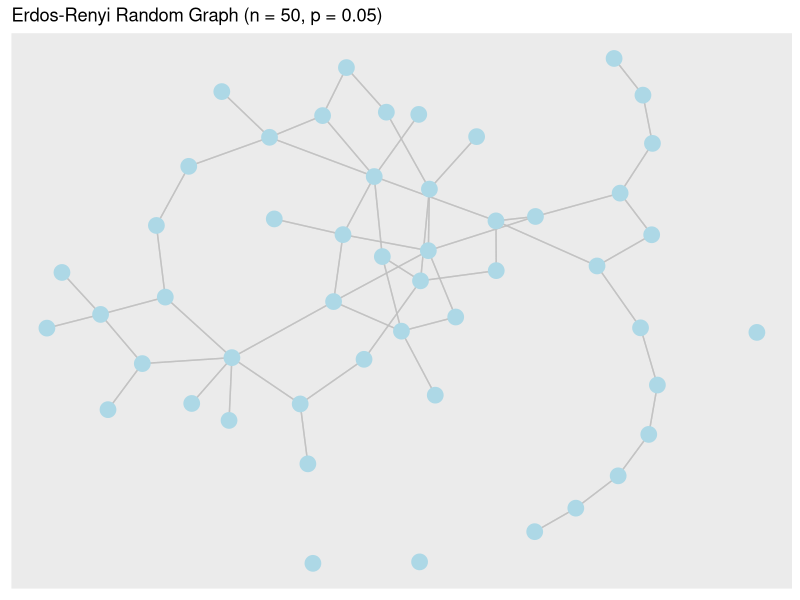
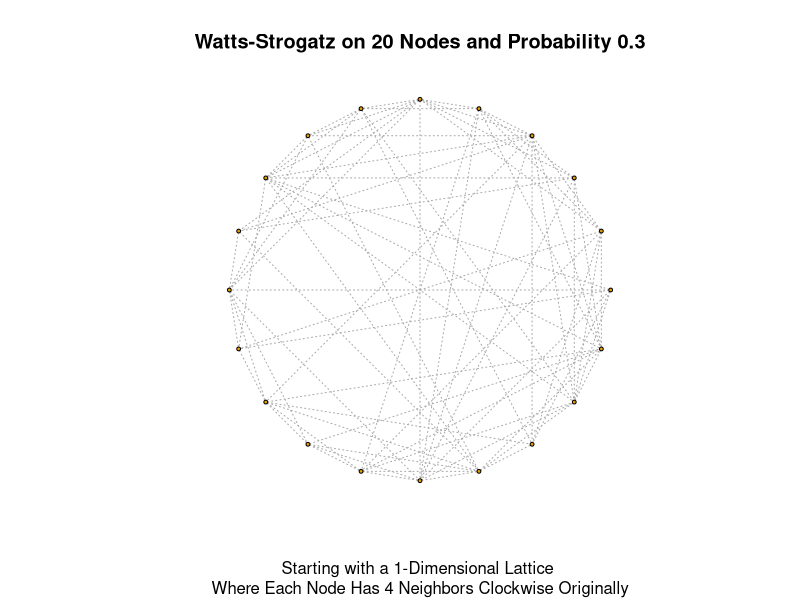

The R source for these figures, in order:
# load required packages
library(ggraph)
library(igraph)
library(tidygraph)
library(dplyr)
library(patchwork)
library(glue)


# •	Simulate networks using two different models: 
# 1.	Erdös-Renyi graph G(n,p)

n = 50   # number of nodes
c = 2.5     # average degree
p = c/n   #connection probability

adj = matrix(0, n, n)     # create adjacency matrix

for(.i in 2:n){
  for(.j in 1:(.i-1)){    
    adj[.i, .j] = rbinom(1,1, p) 
    
  }
}

adj_mat <- adj + t(adj) # calculate the transpose

(ErdosRenyi_graph = graph_from_adjacency_matrix(adj_mat))

set.seed(1) # set seed for reproducing
# create plot of network
ER_plot <- ggraph(ErdosRenyi_graph, layout = "fr") +
  geom_edge_link(color = "grey", alpha = 0.7) + 
  geom_node_point(colour = "lightblue", size = 5, 
                  show.legend = FALSE) +
  labs(title = paste0("Erdos-Renyi Random Graph ",   
                      "(n = ", n, 
                      ", p = ", p, ")"))

ER_plot

# 2.	Watts-Strogatz graph (small world)
set.seed(2) #set seed for reproducing

n <- 20 # order of the graph
dim <- 1 # dimension of original grid
nei <- 4 # number of neighbors in original grid
p <- 0.3 # probability

# creating an example of model
(WS_graph <- sample_smallworld(dim, n, nei, p))

#create plot of netword
WS_plot <- plot(WS_graph, 
     layout = layout_in_circle, 
     vertex.size = 2, 
     vertex.label = NA, 
     edge.lty = 3,
     main = glue('Watts-Strogatz on ', n, ' Nodes and Probability ', p),
     sub = glue('Starting with a ', dim , 
                '-Dimensional Lattice \n Where Each Node Has ', nei, 
                ' Neighbors Clockwise Originally'))

# •	Use the network statistics to compare the two models, and answer the following questions:
# 1.	What is the effect of choosing different parameters in the models?
# 2.	How do the node degree distributions differ in the different models?
# 3.	How does the clustering coefficient vary across the models?
  
